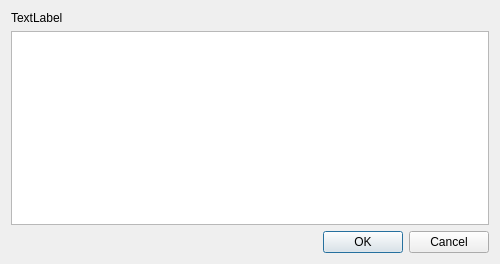
<?xml version="1.0" encoding="UTF-8"?>
<ui version="4.0">
 <class>Dialog</class>
 <widget class="QDialog" name="Dialog">
  <property name="geometry">
   <rect>
    <x>0</x>
    <y>0</y>
    <width>500</width>
    <height>264</height>
   </rect>
  </property>
  <property name="windowTitle">
   <string>Dialog</string>
  </property>
  <layout class="QGridLayout" name="gridLayout_2">
   <item row="0" column="0">
    <layout class="QGridLayout" name="gridLayout">
     <item row="2" column="0">
      <widget class="QDialogButtonBox" name="buttonBox">
       <property name="layoutDirection">
        <enum>Qt::LeftToRight</enum>
       </property>
       <property name="orientation">
        <enum>Qt::Horizontal</enum>
       </property>
       <property name="standardButtons">
        <set>QDialogButtonBox::Cancel|QDialogButtonBox::Ok</set>
       </property>
       <property name="centerButtons">
        <bool>false</bool>
       </property>
      </widget>
     </item>
     <item row="1" column="0">
      <widget class="QTableWidget" name="tableWidget"/>
     </item>
     <item row="0" column="0">
      <widget class="QLabel" name="label">
       <property name="text">
        <string>TextLabel</string>
       </property>
      </widget>
     </item>
    </layout>
   </item>
  </layout>
 </widget>
 <resources/>
 <connections>
  <connection>
   <sender>buttonBox</sender>
   <signal>accepted()</signal>
   <receiver>Dialog</receiver>
   <slot>accept()</slot>
   <hints>
    <hint type="sourcelabel">
     <x>248</x>
     <y>254</y>
    </hint>
    <hint type="destinationlabel">
     <x>157</x>
     <y>274</y>
    </hint>
   </hints>
  </connection>
  <connection>
   <sender>buttonBox</sender>
   <signal>rejected()</signal>
   <receiver>Dialog</receiver>
   <slot>reject()</slot>
   <hints>
    <hint type="sourcelabel">
     <x>316</x>
     <y>260</y>
    </hint>
    <hint type="destinationlabel">
     <x>286</x>
     <y>274</y>
    </hint>
   </hints>
  </connection>
 </connections>
</ui>
